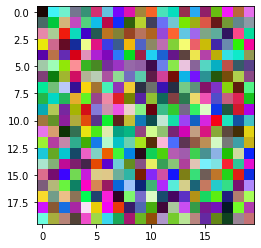
#> input picture solucoes/e_Savio/numpy/imagem.png, 261 x 248 px
$ jupyter execute Exercicio_01_numpy.ipynb
#> lines starting #> are read from the running program, lines starting #| are printed output that depends on the picture
[cell 1]
import numpy as np

* Crie um vetor nulo de tamanho 10
* Como encontrar o tamanho da memória de qualquer matriz
* Crie um vetor nulo de tamanho 10, mas o quinto valor, que é 1
* Crie um vetor com valores que variam de 10 a 49
* Inverter um vetor (o primeiro elemento se torna o último)
* Crie uma matriz 3x3 com valores que variam de 0 a 8
* Crie uma matriz de identidade 3x3
* Crie uma matriz 3x3x3 com valores aleatórios
* Crie uma matriz 10x10 com valores aleatórios e encontre os valores mínimo e máximo
* Crie um vetor aleatório de tamanho 30 e encontre o valor médio
* Crie uma matriz 2D com 1 na borda e 0 dentro
* Crie uma matriz 5x5 com valores 1,2,3,4 logo abaixo da diagonal
* Crie uma matriz estruturada representando uma posição (x, y) e uma cor (r, g, b)
* Subtrair a média de cada linha de uma matriz
* Como encontrar o valor mais frequente em uma matriz?
* Crie uma matriz a partir de um arquivo
* crie uma matriz com valores aletaórios e salve para um arquivo

[cell 2]
vetor =  np.empty(10)

[cell 3]
vetor

[cell 4]
vetor.nbytes

[cell 5]
vetor_2 = np.empty(10)
vetor_2[4] = 1
print(vetor_2)

[cell 6]
vetor_3 = np.arange(10, 50,1)
print(vetor_3)

[cell 7]
vetor_4 = np.flip(vetor_3)
print(vetor_4)

[cell 8]
matriz3x3 = np.random.randint(1,9,(3,3))
print(matriz3x3)

[cell 9]
matriz_ind = np.eye(3,3)
print(matriz_ind)

[cell 10]
matriz3x3x3 = np.random.random((3,3,3))
print(matriz3x3x3)

[cell 11]
matriz10x10 = np.random.randint(1,10,(10,10))
print(matriz10x10)

[cell 12]
matriz10x10.min()
matriz10x10.max()

[cell 13]
vetor30 = np.random.random_sample(30)
print(vetor30)

[cell 14]
vetor30.mean()

[cell 15]
matriz2d = np.zeros((5,5))
print(matriz2d)

[cell 16]
matriz2d[0] = 1
matriz2d[:,0] = 1
matriz2d[-1,:] = 1
matriz2d[:,-1] = 1
print(matriz2d)

[cell 17]
matriz5x5 = np.eye(5,5)
print(matriz5x5)
mat5x5 = matriz5x5 * [1,2,3,4,5]
print(mat5x5)

### PULEI a criei uma matriz 5x5 com valores 1,2,3,4 logo abaixo da diagonal

[cell 18]
from skimage import io
import matplotlib.pyplot as plt

rgb = np.random.randint(255, size=(50,50,3))
plt.imshow(rgb)
plt.savefig('rgb.jpg')
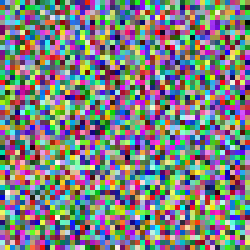
#> shown: shape (50, 50, 3) (shown 5 times larger); mean R, G, B 125.7, 127.3, 127.1

[cell 19]
RGB = np.random.randint(255, size = (20,20,3))
plt.imshow(RGB)
plt.savefig('rgb.jpg')
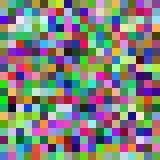
#> shown: shape (20, 20, 3) (shown 8 times larger); mean R, G, B 127.9, 129.3, 123.7

[cell 20]
photo = io.imread("imagem.png")
#> photo is the input picture: shape (248, 261, 4); mean R, G, B, A 155.3, 156, 153.8, 189.5
print(photo)
#> (printed output is left out)

[cell 21]
from PIL import Image

[cell 22]
pic = Image.open('rgb.jpg')
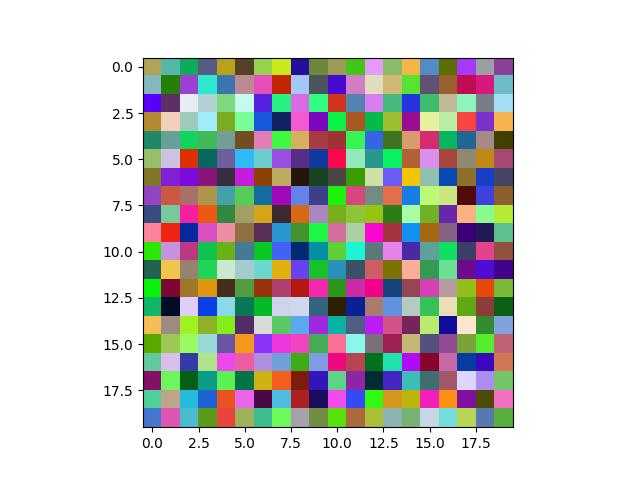
#> pic: PIL image 640x480 RGB; mean R, G, B 196.5, 197.1, 194.8

[cell 23]
pic.show()

[cell 24]
pic = Image.open('rgb.jpg')
pics = np.array(pic)
picr = pics[:,:,0]
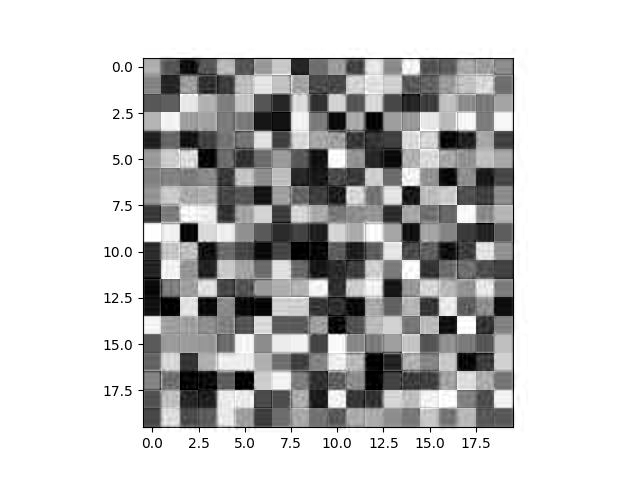
#> picr: shape (480, 640); min 0, max 255, mean 196.5
picg = pics[:,:,1]
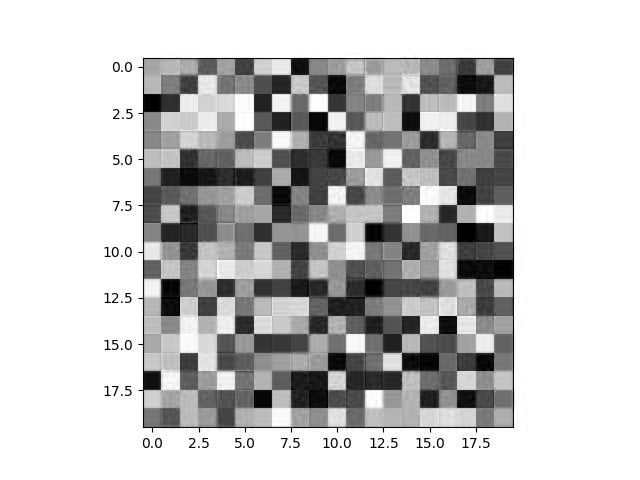
#> picg: shape (480, 640); min 0, max 255, mean 197.1
picb = pics[:,:,2]
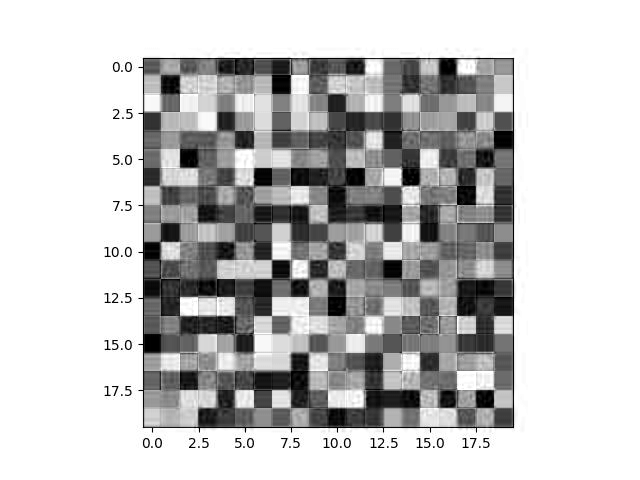
#> picb: shape (480, 640); min 0, max 255, mean 194.8
pica = np.full((picr.shape[0],picr.shape[1]), 200)
novopic=np.array([picr,picg,picb,pica])
picr.shape
print(novopic.shape)
#| (4, 480, 640)
plt.imshow(pica)
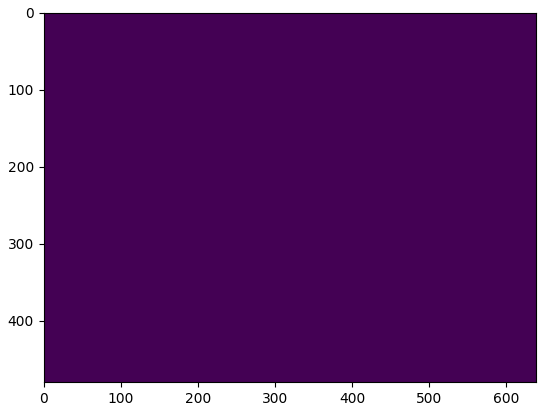
#> figure drawn by matplotlib, 1 panel

[cell 25]
[picr,picg,picb,pica]

[cell 26]
import pandas as pd
print(pics)
#> (printed output is left out)
